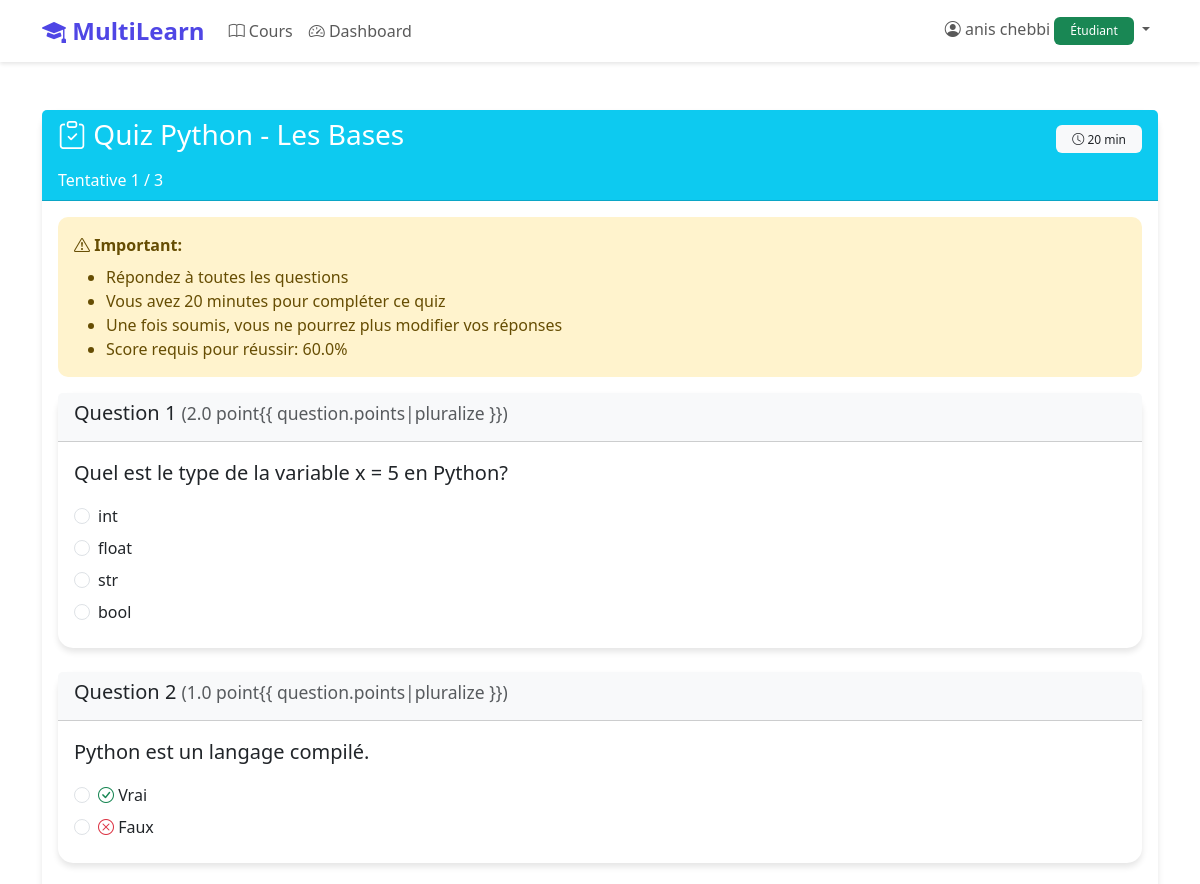
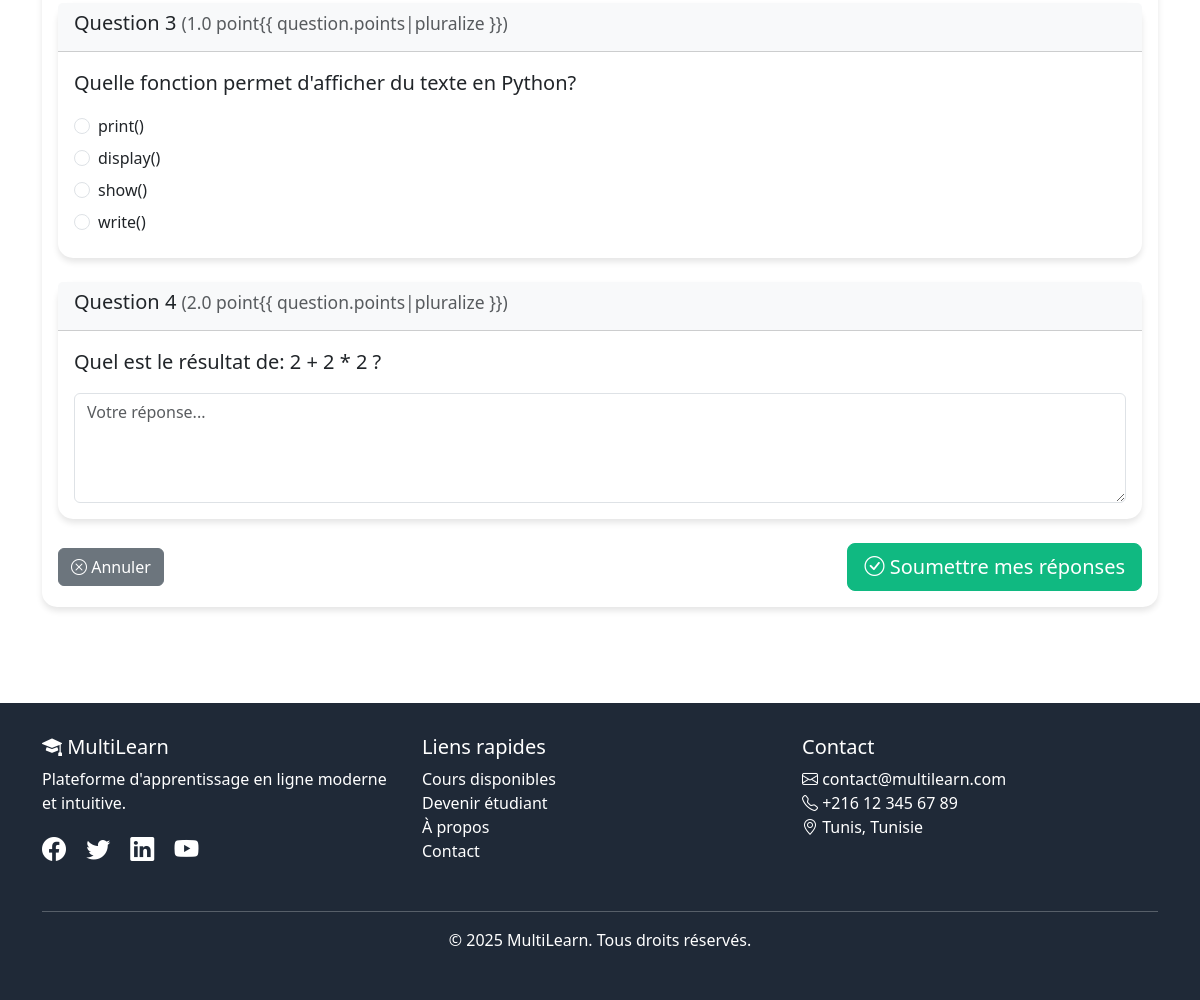
Page /quiz/1/take/ (signed in) on the committed database (2 pictures, top to bottom).
### myapp/models.py (models this page shows, shortened)
class User(AbstractUser):
    ROLE_CHOICES = [
        ('ADMIN', 'Administrateur'),
        ('TEACHER', 'Enseignant'),
        ('STUDENT', 'Étudiant'),
    ]
    role = models.CharField(max_length=10, choices=ROLE_CHOICES, default='STUDENT')
    phone = models.CharField(max_length=20, blank=True, null=True)
    bio = models.TextField(blank=True, null=True)
    profile_picture = models.ImageField(upload_to='profiles/', blank=True, null=True)
    created_at = models.DateTimeField(auto_now_add=True)
    class Meta:
        db_table = 'users'
        verbose_name = 'Utilisateur'
        verbose_name_plural = 'Utilisateurs'

class Quiz(models.Model):
    QUIZ_TYPE_CHOICES = [
        ('PRACTICE', 'Exercice'),
        ('EXAM', 'Examen'),
    ]
    course = models.ForeignKey(Course, on_delete=models.CASCADE, related_name='quizzes')
    title = models.CharField(max_length=200)
    description = models.TextField(blank=True, null=True)
    quiz_type = models.CharField(max_length=15, choices=QUIZ_TYPE_CHOICES, default='PRACTICE')
    duration_minutes = models.IntegerField(blank=True, null=True)
    passing_score = models.FloatField(default=50.0)
    max_attempts = models.IntegerField(default=3, help_text="0 = illimité")
    show_answers = models.BooleanField(default=True, help_text="Afficher les corrections")
    created_at = models.DateTimeField(auto_now_add=True)
    class Meta:
        db_table = 'quizzes'
        verbose_name = 'Quiz'
        verbose_name_plural = 'Quizzes'
        ordering = ['-created_at']

class Question(models.Model):
    QUESTION_TYPE_CHOICES = [
        ('MCQ', 'QCM'),
        ('TRUE_FALSE', 'Vrai/Faux'),
        ('TEXT', 'Texte libre'),
    ]
    quiz = models.ForeignKey(Quiz, on_delete=models.CASCADE, related_name='questions')
    question_text = models.TextField()
    question_type = models.CharField(max_length=15, choices=QUESTION_TYPE_CHOICES)
    choices = models.TextField(blank=True, help_text="Réponses séparées par '|' (pour MCQ/Vrai-Faux)")
    correct_answer = models.TextField(help_text="Réponse correcte ou index (0,1,2...) pour MCQ")
    points = models.FloatField(default=1.0)
    order = models.IntegerField(default=0)
    class Meta:
        db_table = 'questions'
        verbose_name = 'Question'
        verbose_name_plural = 'Questions'
        ordering = ['quiz', 'order']
    def get_choices_list(self):
        if self.choices:
            return self.choices.split('|')
        return []

### myapp/views.py (the view)
# urls.py: path('quiz/<int:quiz_id>/take/', views.quiz_take, name='quiz_take'),
@login_required
def quiz_take(request, quiz_id):
    quiz = get_object_or_404(Quiz, id=quiz_id)
    if request.user.role != 'STUDENT':
        messages.error(request, 'Seuls les étudiants peuvent passer les quiz.')
        return redirect('quiz_detail', quiz_id=quiz_id)
    is_enrolled = Enrollment.objects.filter(
        student=request.user,
        course=quiz.course
    ).exists()
    if not is_enrolled:
        messages.error(request, 'Vous devez être inscrit au cours pour passer ce quiz.')
        return redirect('course_detail', course_id=quiz.course.id)
    attempts_count = QuizResult.objects.filter(
        student=request.user,
        quiz=quiz
    ).count()
    if attempts_count >= quiz.max_attempts:
        messages.error(request, 'Vous avez atteint le nombre maximum de tentatives.')
        return redirect('quiz_detail', quiz_id=quiz_id)
    questions = quiz.questions.order_by('order')
    context = {
        'quiz': quiz,
        'questions': questions,
        'attempt_number': attempts_count + 1,
    }
    return render(request, 'quiz_take.html', context)

### myapp/templates/quiz_take.html (shortened to what this page needs)
{% extends 'base.html' %}
{% block content %}
<div class="container my-5">
    <div class="card">
        <div class="card-header bg-info text-white">
            <div class="d-flex justify-content-between align-items-center">
                <h3><i class="bi bi-clipboard-check"></i> {{ quiz.title }}</h3>
                <span class="badge bg-light text-dark">
                    <i class="bi bi-clock"></i> {{ quiz.duration_minutes }} min
                </span>
            </div>
            <p class="mb-0 mt-2">Tentative {{ attempt_number }} / {{ quiz.max_attempts }}</p>
        </div>
        <div class="card-body">
            <div class="alert alert-warning">
                <i class="bi bi-exclamation-triangle"></i> <strong>Important:</strong>
                <ul class="mb-0 mt-2">
                    <li>Répondez à toutes les questions</li>
                    <li>Vous avez {{ quiz.duration_minutes }} minutes pour compléter ce quiz</li>
                    <li>Une fois soumis, vous ne pourrez plus modifier vos réponses</li>
                    <li>Score requis pour réussir: {{ quiz.passing_score }}%</li>
                </ul>
            </div>
            <form method="post" action="{% url 'quiz_submit' quiz.id %}" id="quizForm">
                {% for question in questions %}
                <div class="card mb-4">
                    <div class="card-header bg-light">
                        <h5>Question {{ forloop.counter }} <small class="text-muted">({{ question.points }} point{{
                                question.points|pluralize }})</small></h5>
                    </div>
                    <div class="card-body">
                        <p class="lead">{{ question.question_text }}</p>
                        {% if question.question_type == 'MCQ' %}
                        {% for choice in question.get_choices_list %}
                        <div class="form-check mb-2">
                            <input class="form-check-input" type="radio" name="question_{{ question.id }}"
                                id="q{{ question.id }}_{{ forloop.counter0 }}" value="{{ forloop.counter0 }}" required>
                            <label class="form-check-label" for="q{{ question.id }}_{{ forloop.counter0 }}">
                                {{ choice }}
                            </label>
                        </div>
                        {% endfor %}
                        {% elif question.question_type == 'TRUE_FALSE' %}
                        <div class="form-check mb-2">
                            <input class="form-check-input" type="radio" name="question_{{ question.id }}"
                                id="q{{ question.id }}_true" value="0" required>
                            <label class="form-check-label" for="q{{ question.id }}_true">
                                <i class="bi bi-check-circle text-success"></i> Vrai
                            </label>
                        </div>
                        <div class="form-check mb-2">
                            <input class="form-check-input" type="radio" name="question_{{ question.id }}"
                                id="q{{ question.id }}_false" value="1" required>
                            <label class="form-check-label" for="q{{ question.id }}_false">
                                <i class="bi bi-x-circle text-danger"></i> Faux
                            </label>
                        </div>
                        {% else %}
                        <textarea class="form-control" name="question_{{ question.id }}" rows="4"
                            placeholder="Votre réponse..." required></textarea>
                        {% endif %}
                    </div>
                </div>
                {% endfor %}
                <div class="d-flex justify-content-between align-items-center">
                    <a href="{% url 'quiz_detail' quiz.id %}" class="btn btn-secondary">
                        <i class="bi bi-x-circle"></i> Annuler
                    </a>
                    <button type="submit" class="btn btn-success btn-lg">
                        <i class="bi bi-check-circle"></i> Soumettre mes réponses
                    </button>
                </div>
            </form>
        </div>
    </div>
</div>
{% endblock %}

### myapp/templates/base.html (shortened to what this page needs)
<!DOCTYPE html>
<html lang="fr">
<head>
    <link href="https://cdn.jsdelivr.net/npm/bootstrap@5.3.2/dist/css/bootstrap.min.css" rel="stylesheet">
    <link rel="stylesheet" href="https://cdn.jsdelivr.net/npm/bootstrap-icons@1.11.1/font/bootstrap-icons.css">
</head>
<body>
    <nav class="navbar navbar-expand-lg navbar-light bg-white sticky-top">
        <div class="container">
            <a class="navbar-brand" href="{% url 'home' %}">
                <i class="bi bi-mortarboard-fill"></i> MultiLearn
            </a>
            <div class="collapse navbar-collapse" id="navbarNav">
                <ul class="navbar-nav me-auto">
                    <li class="nav-item">
                        <a class="nav-link" href="{% url 'course_list' %}">
                            <i class="bi bi-book"></i> Cours
                        </a>
                    </li>
                    {% if user.is_authenticated %}
                    <li class="nav-item">
                        <a class="nav-link" href="{% url 'dashboard' %}">
                            <i class="bi bi-speedometer2"></i> Dashboard
                        </a>
                    </li>
                    {% endif %}
                </ul>
                <ul class="navbar-nav">
                    {% if user.is_authenticated %}
                    <li class="nav-item dropdown">
                        <a class="nav-link dropdown-toggle" href="#" id="userDropdown" role="button"
                            data-bs-toggle="dropdown">
                            <i class="bi bi-person-circle"></i>
                            {{ user.get_full_name|default:user.username }}
                            {% if user.role == 'ADMIN' %}
                            <span class="badge bg-danger">Admin</span>
                            {% elif user.role == 'TEACHER' %}
                            <span class="badge bg-primary">Enseignant</span>
                            {% else %}
                            <span class="badge bg-success">Étudiant</span>
                            {% endif %}
                        </a>
                    </li>
                    {% endif %}
                </ul>
            </div>
        </div>
    </nav>
    <main>
        {% block content %}{% endblock %}
    </main>
    <footer class="mt-5">
        <div class="container">
            <div class="row">
                <div class="col-md-4 mb-3">
                    <h5><i class="bi bi-mortarboard-fill"></i> MultiLearn</h5>
                    <p>Plateforme d'apprentissage en ligne moderne et intuitive.</p>
                    <div class="mt-3">
                        <a href="#" class="text-white me-3"><i class="bi bi-facebook fs-4"></i></a>
                        <a href="#" class="text-white me-3"><i class="bi bi-twitter fs-4"></i></a>
                        <a href="#" class="text-white me-3"><i class="bi bi-linkedin fs-4"></i></a>
                        <a href="#" class="text-white"><i class="bi bi-youtube fs-4"></i></a>
                    </div>
                </div>
                <div class="col-md-4 mb-3">
                    <h5>Liens rapides</h5>
                    <ul class="list-unstyled">
                        <li><a href="{% url 'course_list' %}" class="text-white text-decoration-none">Cours
                                disponibles</a></li>
                        <li><a href="{% url 'register' %}" class="text-white text-decoration-none">Devenir étudiant</a>
                        </li>
                        <li><a href="#" class="text-white text-decoration-none">À propos</a></li>
                        <li><a href="#" class="text-white text-decoration-none">Contact</a></li>
                    </ul>
                </div>
                <div class="col-md-4 mb-3">
                    <h5>Contact</h5>
                    <ul class="list-unstyled">
                        <li><i class="bi bi-envelope"></i> contact@multilearn.com</li>
                        <li><i class="bi bi-telephone"></i> +216 12 345 67 89</li>
                        <li><i class="bi bi-geo-alt"></i> Tunis, Tunisie</li>
                    </ul>
                </div>
            </div>
            <hr class="bg-white">
            <div class="text-center">
                <p>&copy; 2025 MultiLearn. Tous droits réservés.</p>
            </div>
        </div>
    </footer>
</body>
</html>

### myapp/templates/base.html (style rules this page uses)
:root { --primary-color: #4F46E5; --secondary-color: #10B981; --dark-color: #1F2937; }
body { min-height: 100vh; display: flex; flex-direction: column; }
.navbar-brand { font-weight: bold; font-size: 1.5rem; color: var(--primary-color) !important; }
.btn-success { background-color: var(--secondary-color); border-color: var(--secondary-color); }
.card { border: none; border-radius: 15px; box-shadow: 0 4px 6px rgba(0, 0, 0, 0.1); transition: transform 0.3s ease, box-shadow 0.3s ease; }
.badge { padding: 0.5rem 1rem; font-weight: 500; }
.navbar { box-shadow: 0 2px 4px rgba(0, 0, 0, 0.1); }
footer { margin-top: auto; background-color: var(--dark-color); color: white; padding: 2rem 0; }
.alert { border-radius: 10px; border: none; }

### rows in the picture
User: get_full_name "anis chebbi"
Quiz: title "Quiz Python - Les Bases", duration_minutes "20", max_attempts "3", passing_score "60.0"
Question: points "2.0", question_text "Quel est le type de la variable x = 5 en Python?", get_choices_list "int" "float" "str" "bool"
Question: points "1.0", question_text "Python est un langage compilé."
Question: points "1.0", question_text "Quelle fonction permet d'afficher du texte en Python?", get_choices_list "print()" "display()" "show()" "write()"
Question: points "2.0", question_text "Quel est le résultat de: 2 + 2 * 2 ?", id "Votre réponse..."

### other values in the picture
{{ attempt_number }} "1"
